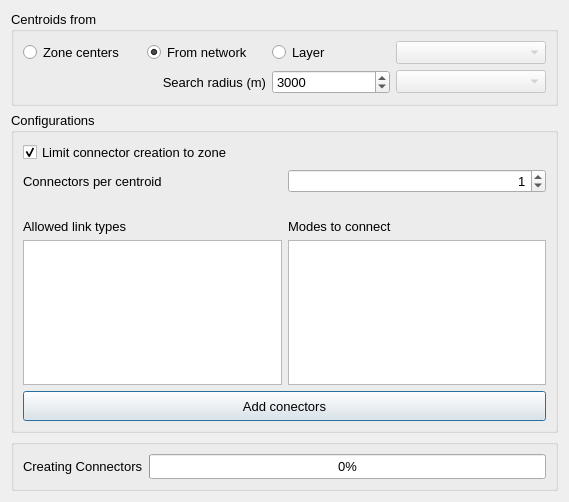
<?xml version="1.0" encoding="UTF-8"?>
<ui version="4.0">
 <class>ui_transponet_construction</class>
 <widget class="QDialog" name="ui_transponet_construction">
  <property name="geometry">
   <rect>
    <x>0</x>
    <y>0</y>
    <width>569</width>
    <height>502</height>
   </rect>
  </property>
  <property name="font">
   <font>
    <pointsize>10</pointsize>
   </font>
  </property>
  <property name="windowTitle">
   <string>AequilibraE - Add centroid connectors</string>
  </property>
  <layout class="QGridLayout" name="gridLayout_3">
   <item row="0" column="0">
    <widget class="QGroupBox" name="input_box0">
     <property name="title">
      <string>Centroids from</string>
     </property>
     <layout class="QGridLayout" name="gridLayout_4">
      <item row="1" column="4">
       <widget class="QgsFieldComboBox" name="field_box">
        <property name="enabled">
         <bool>false</bool>
        </property>
        <property name="minimumSize">
         <size>
          <width>150</width>
          <height>0</height>
         </size>
        </property>
       </widget>
      </item>
      <item row="0" column="4">
       <widget class="QgsMapLayerComboBox" name="layer_box">
        <property name="enabled">
         <bool>false</bool>
        </property>
        <property name="minimumSize">
         <size>
          <width>150</width>
          <height>0</height>
         </size>
        </property>
       </widget>
      </item>
      <item row="1" column="2">
       <widget class="QSpinBox" name="sb_radius">
        <property name="minimumSize">
         <size>
          <width>0</width>
          <height>0</height>
         </size>
        </property>
        <property name="maximum">
         <number>1000000</number>
        </property>
        <property name="value">
         <number>3000</number>
        </property>
       </widget>
      </item>
      <item row="0" column="2">
       <widget class="QRadioButton" name="rdo_layer">
        <property name="text">
         <string>Layer</string>
        </property>
       </widget>
      </item>
      <item row="1" column="1">
       <widget class="QLabel" name="lbl_radius">
        <property name="layoutDirection">
         <enum>Qt::LeftToRight</enum>
        </property>
        <property name="text">
         <string>Search radius (m)</string>
        </property>
        <property name="alignment">
         <set>Qt::AlignRight|Qt::AlignTrailing|Qt::AlignVCenter</set>
        </property>
       </widget>
      </item>
      <item row="0" column="0">
       <widget class="QRadioButton" name="rdo_zone">
        <property name="text">
         <string>Zone centers</string>
        </property>
       </widget>
      </item>
      <item row="0" column="1">
       <widget class="QRadioButton" name="rdo_network">
        <property name="text">
         <string>From network</string>
        </property>
        <property name="checked">
         <bool>true</bool>
        </property>
       </widget>
      </item>
     </layout>
    </widget>
   </item>
   <item row="1" column="0">
    <widget class="QGroupBox" name="input_box1">
     <property name="title">
      <string>Configurations</string>
     </property>
     <layout class="QGridLayout" name="gridLayout">
      <item row="4" column="0">
       <widget class="QLabel" name="label_2">
        <property name="text">
         <string>Allowed link types</string>
        </property>
       </widget>
      </item>
      <item row="3" column="0">
       <spacer name="verticalSpacer">
        <property name="orientation">
         <enum>Qt::Vertical</enum>
        </property>
        <property name="sizeType">
         <enum>QSizePolicy::Fixed</enum>
        </property>
        <property name="sizeHint" stdset="0">
         <size>
          <width>20</width>
          <height>20</height>
         </size>
        </property>
       </spacer>
      </item>
      <item row="1" column="1">
       <widget class="QSpinBox" name="connectors">
        <property name="minimumSize">
         <size>
          <width>0</width>
          <height>0</height>
         </size>
        </property>
        <property name="alignment">
         <set>Qt::AlignRight|Qt::AlignTrailing|Qt::AlignVCenter</set>
        </property>
        <property name="value">
         <number>1</number>
        </property>
       </widget>
      </item>
      <item row="4" column="1">
       <widget class="QLabel" name="label_3">
        <property name="text">
         <string>Modes to connect</string>
        </property>
       </widget>
      </item>
      <item row="9" column="0" colspan="2">
       <widget class="QPushButton" name="but_process">
        <property name="minimumSize">
         <size>
          <width>0</width>
          <height>30</height>
         </size>
        </property>
        <property name="font">
         <font>
          <pointsize>10</pointsize>
         </font>
        </property>
        <property name="text">
         <string>Add conectors</string>
        </property>
       </widget>
      </item>
      <item row="5" column="1">
       <widget class="QListWidget" name="lst_modes">
        <property name="sortingEnabled">
         <bool>true</bool>
        </property>
       </widget>
      </item>
      <item row="0" column="0">
       <widget class="QCheckBox" name="chb_zone">
        <property name="text">
         <string>Limit connector creation to zone</string>
        </property>
        <property name="checked">
         <bool>true</bool>
        </property>
       </widget>
      </item>
      <item row="5" column="0">
       <widget class="QListWidget" name="lst_link_types">
        <property name="sortingEnabled">
         <bool>true</bool>
        </property>
       </widget>
      </item>
      <item row="1" column="0">
       <widget class="QLabel" name="label">
        <property name="layoutDirection">
         <enum>Qt::LeftToRight</enum>
        </property>
        <property name="text">
         <string>Connectors per centroid</string>
        </property>
        <property name="alignment">
         <set>Qt::AlignLeading|Qt::AlignLeft|Qt::AlignVCenter</set>
        </property>
       </widget>
      </item>
     </layout>
    </widget>
   </item>
   <item row="2" column="0">
    <widget class="QGroupBox" name="progress_box">
     <property name="title">
      <string/>
     </property>
     <layout class="QGridLayout" name="gridLayout_2">
      <item row="1" column="0">
       <widget class="QLabel" name="progress_label">
        <property name="sizePolicy">
         <sizepolicy hsizetype="Fixed" vsizetype="Preferred">
          <horstretch>0</horstretch>
          <verstretch>0</verstretch>
         </sizepolicy>
        </property>
        <property name="minimumSize">
         <size>
          <width>100</width>
          <height>25</height>
         </size>
        </property>
        <property name="font">
         <font>
          <pointsize>10</pointsize>
         </font>
        </property>
        <property name="text">
         <string>Creating Connectors</string>
        </property>
       </widget>
      </item>
      <item row="1" column="1">
       <widget class="QProgressBar" name="progressbar">
        <property name="enabled">
         <bool>true</bool>
        </property>
        <property name="minimumSize">
         <size>
          <width>0</width>
          <height>25</height>
         </size>
        </property>
        <property name="palette">
         <palette>
          <active>
           <colorrole role="Highlight">
            <brush brushstyle="SolidPattern">
             <color alpha="255">
              <red>0</red>
              <green>170</green>
              <blue>0</blue>
             </color>
            </brush>
           </colorrole>
          </active>
          <inactive>
           <colorrole role="Highlight">
            <brush brushstyle="SolidPattern">
             <color alpha="255">
              <red>240</red>
              <green>240</green>
              <blue>240</blue>
             </color>
            </brush>
           </colorrole>
          </inactive>
          <disabled>
           <colorrole role="Highlight">
            <brush brushstyle="SolidPattern">
             <color alpha="255">
              <red>51</red>
              <green>153</green>
              <blue>255</blue>
             </color>
            </brush>
           </colorrole>
          </disabled>
         </palette>
        </property>
        <property name="font">
         <font>
          <pointsize>10</pointsize>
         </font>
        </property>
        <property name="value">
         <number>0</number>
        </property>
        <property name="textVisible">
         <bool>true</bool>
        </property>
       </widget>
      </item>
     </layout>
    </widget>
   </item>
  </layout>
 </widget>
 <customwidgets>
  <customwidget>
   <class>QgsFieldComboBox</class>
   <extends>QComboBox</extends>
   <header>qgsfieldcombobox.h</header>
  </customwidget>
  <customwidget>
   <class>QgsMapLayerComboBox</class>
   <extends>QComboBox</extends>
   <header>qgsmaplayercombobox.h</header>
  </customwidget>
 </customwidgets>
 <resources/>
 <connections/>
</ui>
